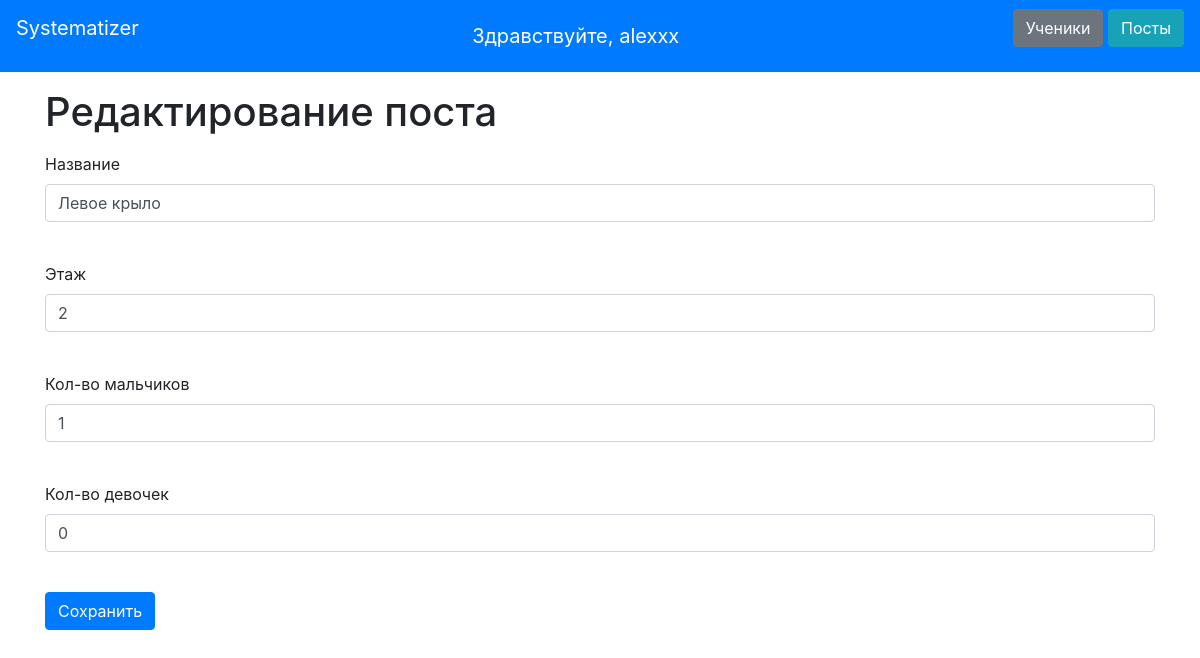
/edit_post/3 (signed in), run on the app's committed database.
### data/users.py (models this page shows, shortened)
class User(SqlAlchemyBase, UserMixin, SerializerMixin):
    __tablename__ = 'users'
    id = sqlalchemy.Column(sqlalchemy.Integer, primary_key=True, autoincrement=True)
    name = sqlalchemy.Column(sqlalchemy.String, nullable=False)
    hashed_password = sqlalchemy.Column(sqlalchemy.String, nullable=True)

### data/posts.py (models this page shows)
class Posts(SqlAlchemyBase, SerializerMixin):
    __tablename__ = 'posts'
    id = sqlalchemy.Column(sqlalchemy.Integer, unique=True,
                           primary_key=True, autoincrement=True)
    name = sqlalchemy.Column(sqlalchemy.String, nullable=False)
    floor = sqlalchemy.Column(sqlalchemy.Integer, nullable=False)
    am_m = sqlalchemy.Column(sqlalchemy.Integer)
    am_f = sqlalchemy.Column(sqlalchemy.Integer)

### app.py (the view, shortened to what this page needs)
@app.route('/edit_post/<int:id>', methods=['GET', 'POST'])
@login_required
def edit_post(id):
    form = PostForm()
    if request.method == "GET":
        db_sess = db_session.create_session()
        pst = db_sess.query(Posts).filter(Posts.id == id).first()
        if pst:
            form.name.data = pst.name
            form.floor.data = pst.floor
            form.am_m.data = pst.am_m
            form.am_f.data = pst.am_f
        else:
            abort(404)
    return render_template('add_post.html', title='Редактирование поста', form=form)

### forms/postform.py
class PostForm(FlaskForm):
    name = StringField('Название', validators=[DataRequired()])
    floor = StringField('Этаж', validators=[DataRequired()])
    am_m = IntegerField('Кол-во мальчиков')
    am_f = IntegerField('Кол-во девочек')
    submit = SubmitField('Сохранить')

### app.py (called while the page is built)
@login_manager.user_loader
def load_user(user_id):
    db_sess = db_session.create_session()
    return db_sess.query(User).get(user_id)

### data/db_session.py (called while the page is built)
def create_session() -> Session:
    global __factory
    return __factory()

### templates/add_post.html (shortened to what this page needs)
{% extends "base.html" %}
{% block content %}
<h1>{{ title }}</h1>
<form action="" method="post">
    <p>
        {{ form.name.label }}<br>
        {{ form.name(class="form-control") }}<br>
    </p>
    <p>
        {{ form.floor.label }}<br>
        {{ form.floor(class="form-control") }}<br>
    </p>
    <p>
        {{ form.am_m.label }}<br>
        {{ form.am_m(class="form-control") }}<br>
    </p>
    <p>
        {{ form.am_f.label }}<br>
        {{ form.am_f(class="form-control") }}<br>
    </p>
    <p>{{ form.submit(type="submit", class="btn btn-primary") }}</p>
</form>
{% endblock %}

### templates/base.html (shortened to what this page needs)
<!doctype html>
<html lang="en">
<head>
    <link rel="stylesheet"
          href="https://stackpath.bootstrapcdn.com/bootstrap/4.4.1/css/bootstrap.min.css"
>
</head>
<body>
<header>
    <nav class="navbar sticky-top navbar-dark bg-primary">
        <p><a class="navbar-brand" href="/">Systematizer</a></p>
        {% if current_user.is_authenticated %}
            <a class="navbar-brand" href="/logout">Здравствуйте, {{ current_user.name }}</a>
        <p>
            <a href="students" class="btn btn-secondary">Ученики</a>
            <a href="posts" class="btn btn-info">Посты</a>
        </p>
        {% else %}
        <p>
            <a class="btn btn-dark" href="/register">Регистрация</a>
            <a class="btn btn-success" href="/login">Авторизация</a>
        </p>
        {% endif %}
    </nav>
</header>
<main role="main" class="container">
    {% block content %}{% endblock %}
</main>
</body>
</html>

### data on the page
User: name "alexxx"
Posts: name "Левое крыло", floor "2", am_m "1", am_f "0"

### other printed values
{{ title }} "Редактирование поста"
